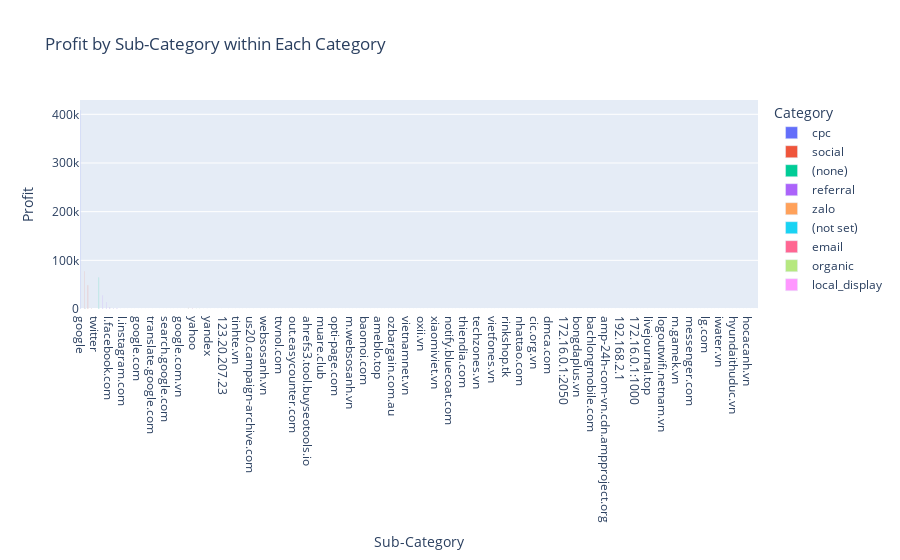

The code cell stored with this chart in its notebook:
### Code cell
category_by_profit = df.groupby(['new_source', 'new_medium'])['Users'].sum().reset_index()
category_by_profit.sort_values('Users', ascending=False, inplace=True)
fig = go.Figure()
for category in category_by_profit['new_medium'].unique():
    data = category_by_profit[category_by_profit['new_medium'] == category]
    fig.add_trace(go.Bar(
        x=data['new_source'],
        y=data['Users'],
        name=category
    ))
fig.update_layout(
    title='Profit by Sub-Category within Each Category',
    xaxis=dict(title='Sub-Category'),
    yaxis=dict(title='Profit'),
    barmode='group',
    legend_title='Category'
)

### Figure 1 — Plotly figure (JSON) as saved in the notebook; plotly's stock layout.template omitted (floating-point values rounded to 4 significant figures; data arrays with more than 128 entries replaced by an {"elided": "..."} marker saying what was removed)
{"data": [{"name": "cpc", "type": "bar", "x": ["google"], "y": [407955]}, {"name": "social", "type": "bar", "x": ["youtube", "facebook", "instagram", "twitter"], "y": [77785, 48721, 1210, 8]}, {"name": "(none)", "type": "bar", "x": ["(direct)"], "y": [64653]}, {"name": "referral", "type": "bar", "x": ["youtube.com", "m.facebook.com", "l.facebook.com", "facebook.com", "googleapis.com", "lm.facebook.com", "l.instagram.com", "m.youtube.com", "mailchi.mp", "googleweblight.com", "google.com", "instagram.com", "r.search.aol.com", "tw.search.yahoo.com", "translate.google.com", "tpc.googlesyndication.com", "touch.facebook.com", "no.search.yahoo.com", "search.google.com", "uk.search.yahoo.com", "upload.facebook.com", "us.search.yahoo.com", "google.com.vn", "imasdk.googleapis.com"], "y": [27718, 14373, 3661, 1594, 1411, 147, 16, 15, 7, 7, 5, 3, 2, 2, 1, 1, 1, 1, 1, 1, 1, 1, 1, 1]}, {"name": "zalo", "type": "bar", "x": ["zalo"], "y": [2782]}, {"name": "(not set)", "type": "bar", "x": ["youtube", "zalo"], "y": [1741, 1]}, {"name": "email", "type": "bar", "x": ["newsletter"], "y": [1309]}, {"name": "organic", "type": "bar", "x": ["yahoo", "bing", "duckduckgo", "ecosia.org", "yandex", "sogou"], "y": [451, 336, 71, 40, 21, 1]}, {"name": "local_display", "type": "bar", "x": {"elided": "154 str values"}, "y": {"elided": "154 int values"}}], "layout": {"barmode": "group", "legend": {"title": {"text": "Category"}}, "title": {"text": "Profit by Sub-Category within Each Category"}, "xaxis": {"title": {"text": "Sub-Category"}}, "yaxis": {"title": {"text": "Profit"}}}}
